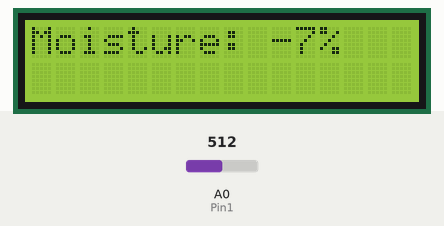
Recording of a sketch running on a simulated Arduino Uno, built with avr-gcc and run on an emulated ATmega328P. Parts: 16×2 character LCD. Inputs (shaded band) come from the test bench; at power-on: A0 (Pin1) = 512.

Above: at 1.7 s.
1.8 s: A0 (Pin1) set to 716
At 2.4 s:
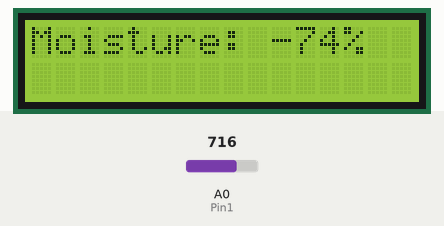
3.5 s: A0 (Pin1) set to 900
At 4.1 s:
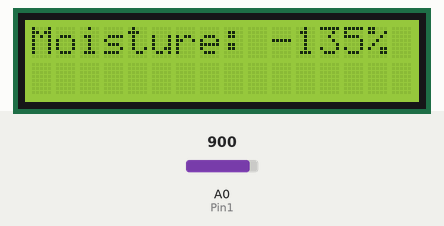
5.0 s: A0 (Pin1) set to 1023
At 5.7 s:
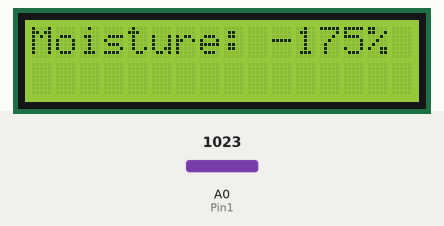
Timing chart, 0 to 8.0 s (numbered marks = the images above; inputs shaded):
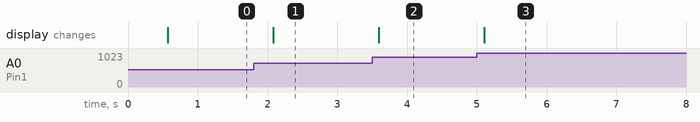

Measured:
- after the input at 1.8 s, the display: changes after 0.28 s (image 1)
- after the input at 3.5 s, the display: changes after 0.09 s (image 2)
- after the input at 5.0 s, the display: changes after 0.11 s (image 3)

The sketch:

LCD_setup.ino
```cpp
/*
 * Output on LCD: "Moisture: <percent>%"
 */

#include <LiquidCrystal.h>
LiquidCrystal lcd(1, 2, 4, 5, 6, 7);

//initializing connection between relay and Arduino
//int IN1 = 5;

//initiliazing connection between the moisture sensor and Arduino
int Pin1 = A0;
float sensor_1_val = 0;
int low_moisture = 488;
int high_moisture = 183;
int percent = 0;

void setup() {
  // put your setup code here, to run once:
  lcd.begin(16,2);
  //pinMode(IN1, OUTPUT);
  pinMode(Pin1, INPUT);
  //digitalWrite(IN1, HIGH);
  delay(500);
}

void loop() {
  // put your main code here, to run repeatedly:
  sensor_1_val = analogRead(Pin1);
  lcd.setCursor(0,0);
  //lcd.print(sensor_1_val);
  //we want to map the current moisture somewhere between the low_moisture and the high_moisture, them being 0% and 100%, respectively.
  percent = map(sensor_1_val, low_moisture, high_moisture, 0, 100);
  //it's important to call lcd.clear() before writing anything onto the screen
  lcd.clear();
  lcd.print("Moisture: ");
  lcd.print(percent);
  lcd.print("%");
  delay(500);
}
```
